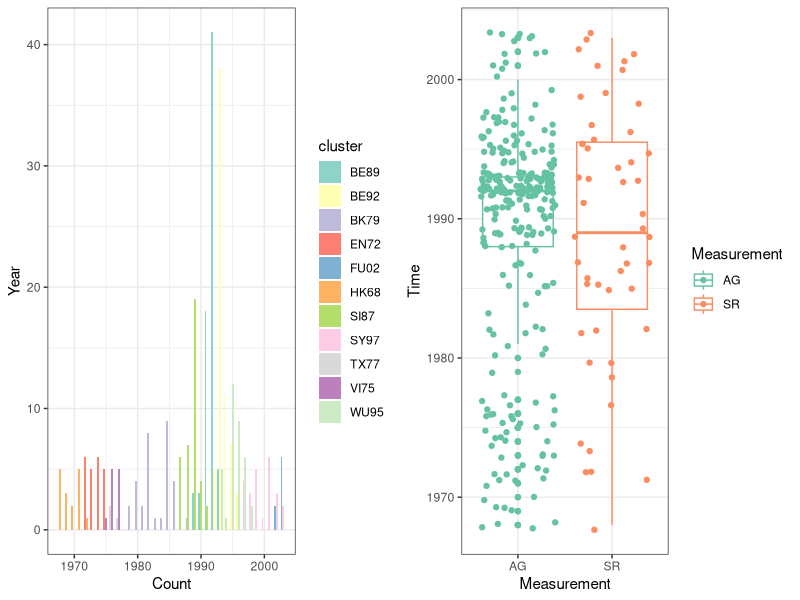
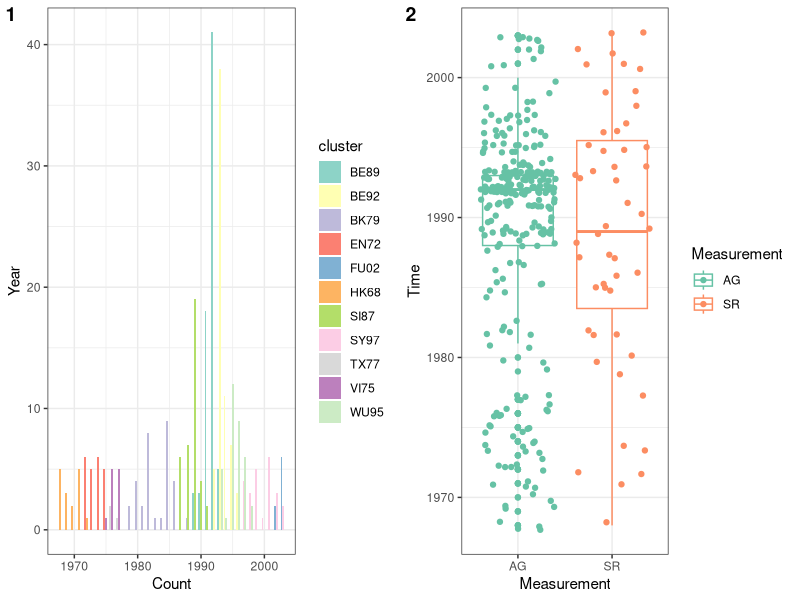
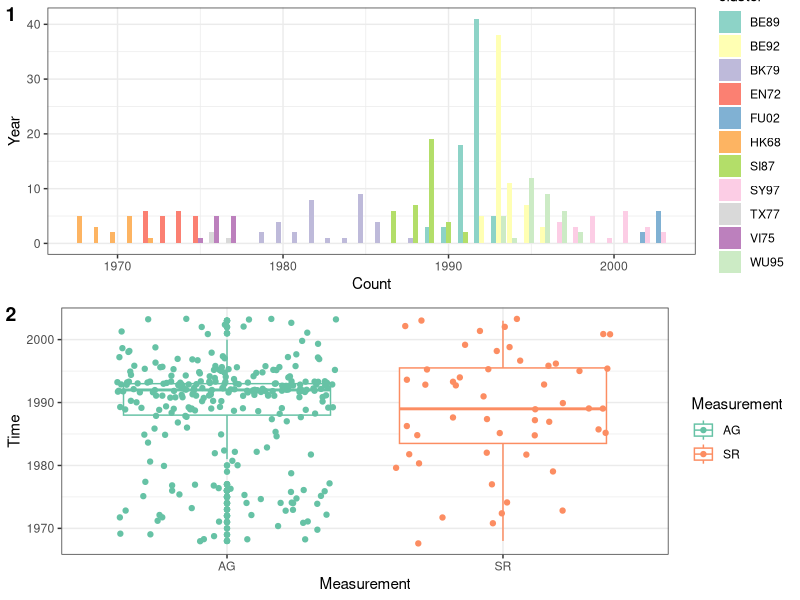
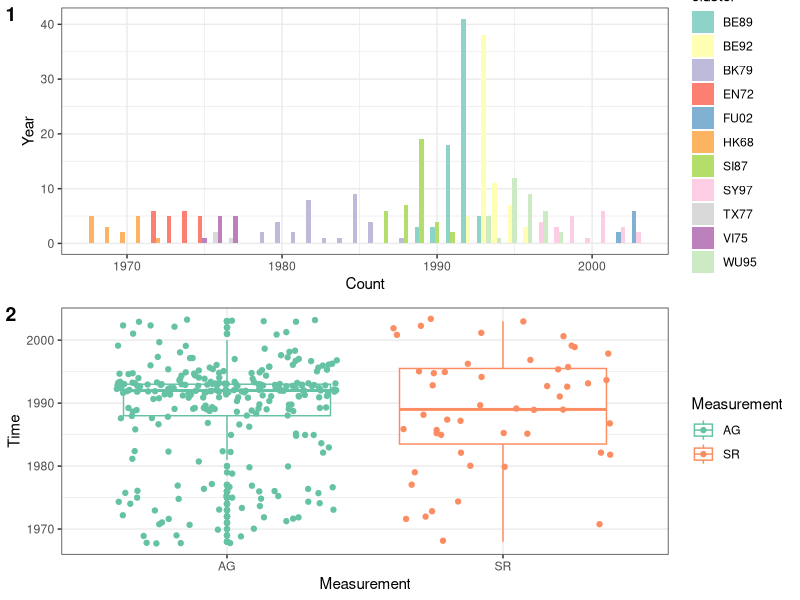
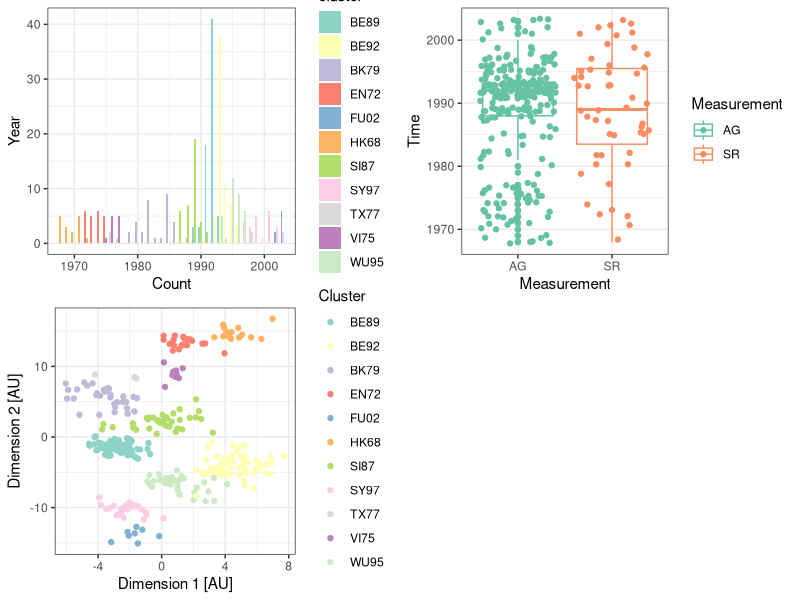
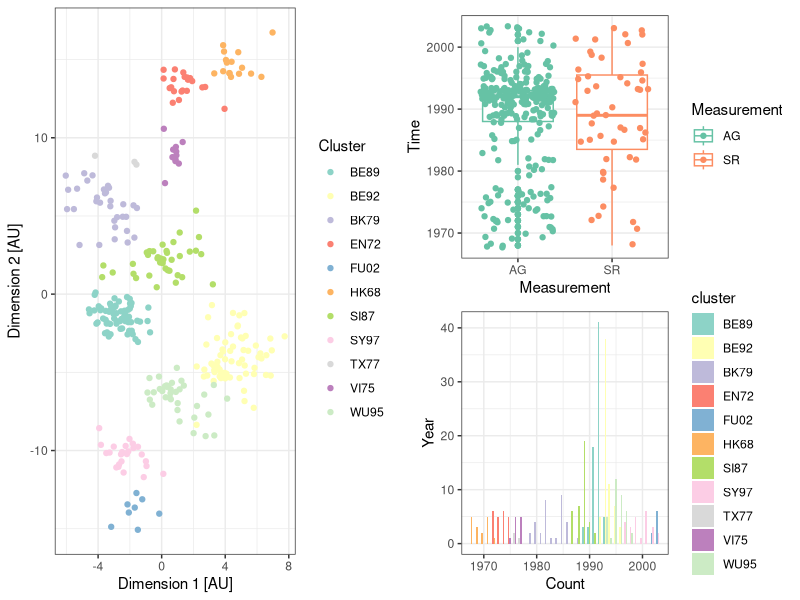
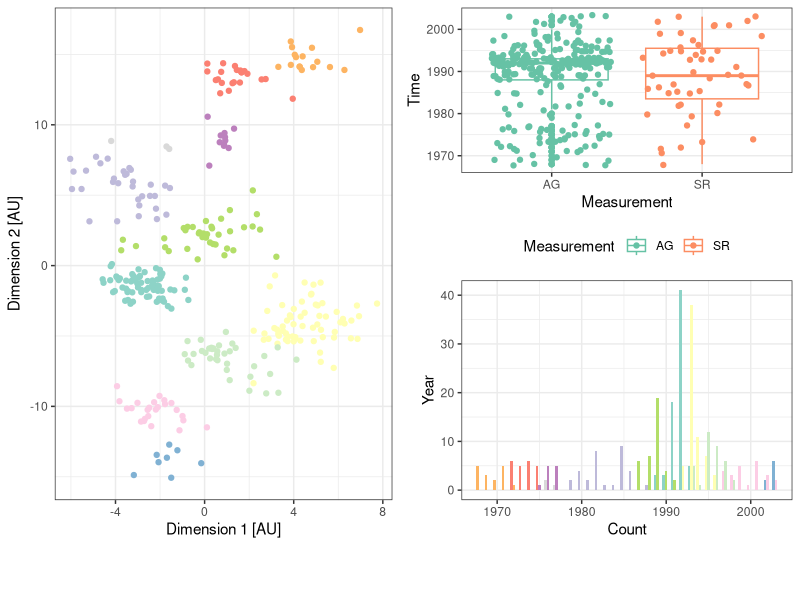
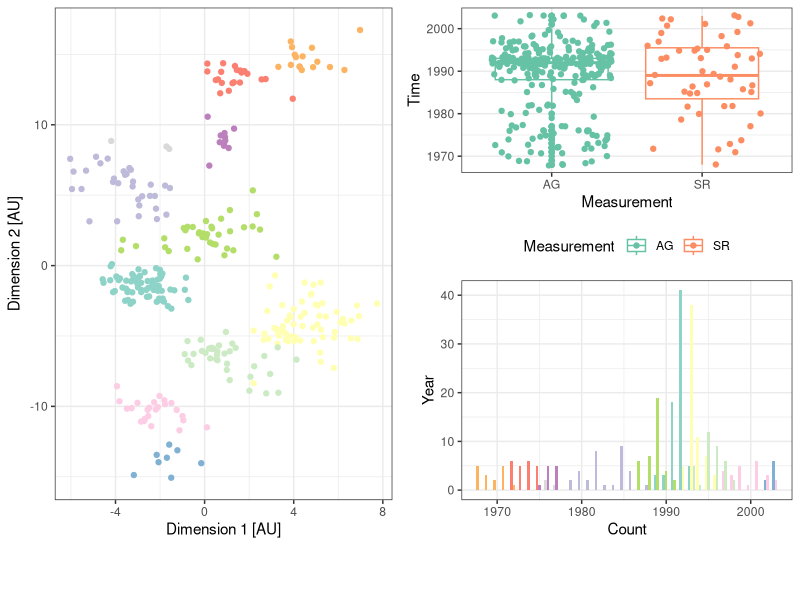

Reproduce these figures in R, in order. (Note: this script raises an error after producing the figures.)
## ---- chunk 1
knitr::opts_chunk$set(echo = TRUE,
                      comment = "#>",
                      collapse = TRUE,
                      fig.width = 6,
                      fig.align = "center",
                      out.width = "70%")
## ---- chunk 2
library("readr")
library("ggplot2")
library("cowplot")
library("RColorBrewer")
## ---- chunk 3
coord <- read_csv("data/2004_Science_Smith_data.csv")
p <- ggplot(data=coord)
## ---- chunk 4
antigenic_map <- p + 
  geom_point(aes(x=x.coordinate, y=y.coordinate, color=cluster)) +
  scale_color_brewer(type="qual", palette = "Set3") +
  labs(x="Dimension 1 [AU]",
       y="Dimension 2 [AU]",
       color="Cluster") +
  theme_bw()

time_barplot <- p + geom_bar(aes(x=year, fill=cluster),
                             position=position_dodge(preserve="single")) +
  scale_fill_brewer(type="qual", palette = "Set3") +
  labs(x="Count",
       y="Year",
       color="Cluster") +
  theme_bw()

time_boxplot <- p + 
  geom_boxplot(aes(x=type, y=year, color=type)) +
  geom_jitter(aes(x=type, y=year, color=type)) +
  scale_color_manual(values=c("#66c2a5", "#fc8d62")) +
  labs(x="Measurement",
       y="Time",
       color="Measurement") +
  theme_bw()

## ---- chunk 5
plot_grid(time_barplot, time_boxplot)
## ---- chunk 6
plot_grid(time_barplot, time_boxplot,
          labels=c(1,2))

## ---- chunk 7
plot_grid(time_barplot, time_boxplot,
          labels=c(1,2),
          nrow=2)
## ---- chunk 8
plot_grid(time_barplot, time_boxplot,
          labels=c(1,2),
          nrow=2,
          align="v",
          axis="lr")
## ---- chunk 9
plot_grid(time_barplot, time_boxplot, antigenic_map)
## ---- chunk 10
right_column <- plot_grid(time_boxplot, time_barplot,
                   nrow=2,
                   align="v",
                   axis="lr")

plot_grid(antigenic_map, right_column,
          nrow=1,
          align="h",
          axis="t")
## ---- chunk 11
right_column <- plot_grid( time_boxplot + theme(legend.position = "bottom"),
                           time_barplot + theme(legend.position = "none"),
                           nrow=2,
                           align="v",
                           axis="lr")

top_row <- plot_grid(antigenic_map + theme(legend.position = "none"),
                     right_column, nrow=1)

new_map <- antigenic_map +
  guides(color=guide_legend(nrow=2)) +
  theme(legend.position = "bottom")

cluster_legend <- get_legend(new_map)

plot_grid(top_row, cluster_legend,
          nrow=2,
          rel_heights = c(10,1))

## ---- chunk 12
right_column <- plot_grid( time_boxplot + theme(legend.position = "bottom"),
                           time_barplot + theme(legend.position = "none"),
                           nrow=2,
                           align="v",
                           axis="lr")

top_row <- plot_grid(antigenic_map + theme(legend.position = "none"),
                     right_column, nrow=1)
## ---- chunk 13
new_map <- antigenic_map +
  guides(color=guide_legend(nrow=2)) +
  theme(legend.position = "bottom")

cluster_legend <- get_legend(new_map)
## ---- chunk 14
plot_grid(top_row, cluster_legend,
          nrow=2,
          rel_heights = c(10,1))

## ---- chunk 15
plot_grid(antigenic_map + theme_gray() + ggtitle("Default ggplot"),
          antigenic_map + theme_cowplot()  + ggtitle("theme_cowplot"),
          antigenic_map + theme_half_open()  + ggtitle("theme_half_open"), 
          antigenic_map + theme_minimal_grid() + ggtitle("theme_minimal_grid"),
          antigenic_map + theme_minimal_hgrid() + ggtitle("theme_minimal_hgrid"),
          antigenic_map + theme_minimal_vgrid() + ggtitle("theme_minimal_vgrid"),
          antigenic_map + theme_map() + ggtitle("theme_map"),
          antigenic_map + theme_nothing() + ggtitle("theme_nothing"),
          nrow=4,
          align="vh",
          axis="tblr")
## ---- chunk 16
knitr::include_graphics("images/ggpubr-example.png")
## ---- chunk 17
knitr::include_graphics("images/ggpubr-example-lollipop.png")
## ---- chunk 18
knitr::include_graphics("images/ggpubr-example-bars.png")
